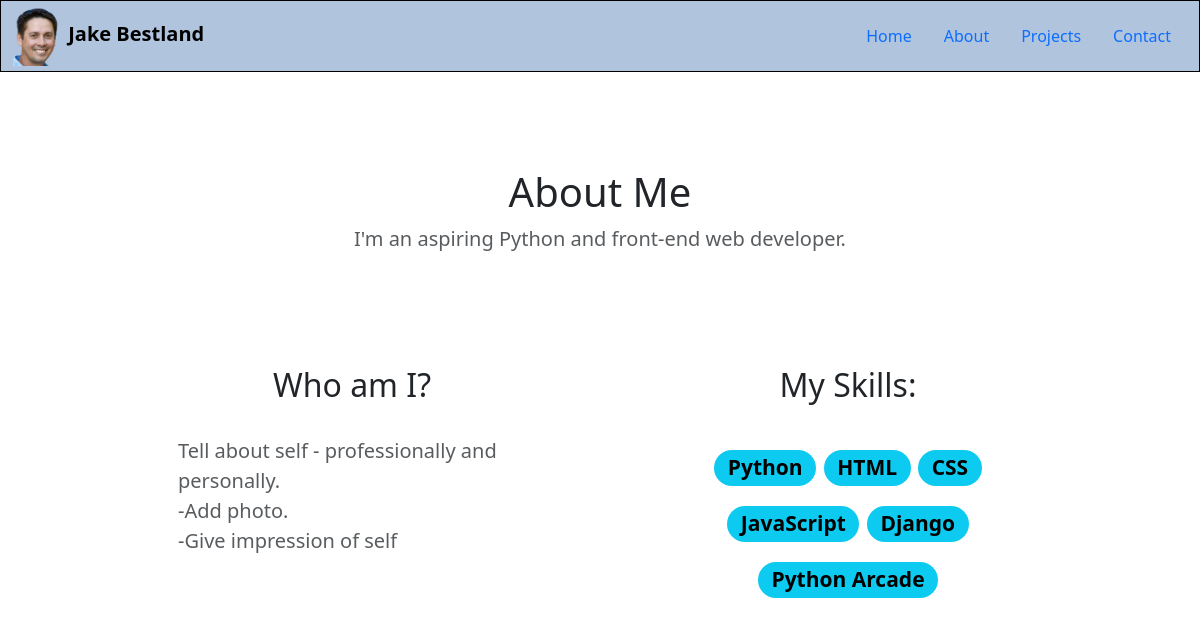
Page /about/ on the earlier database version.
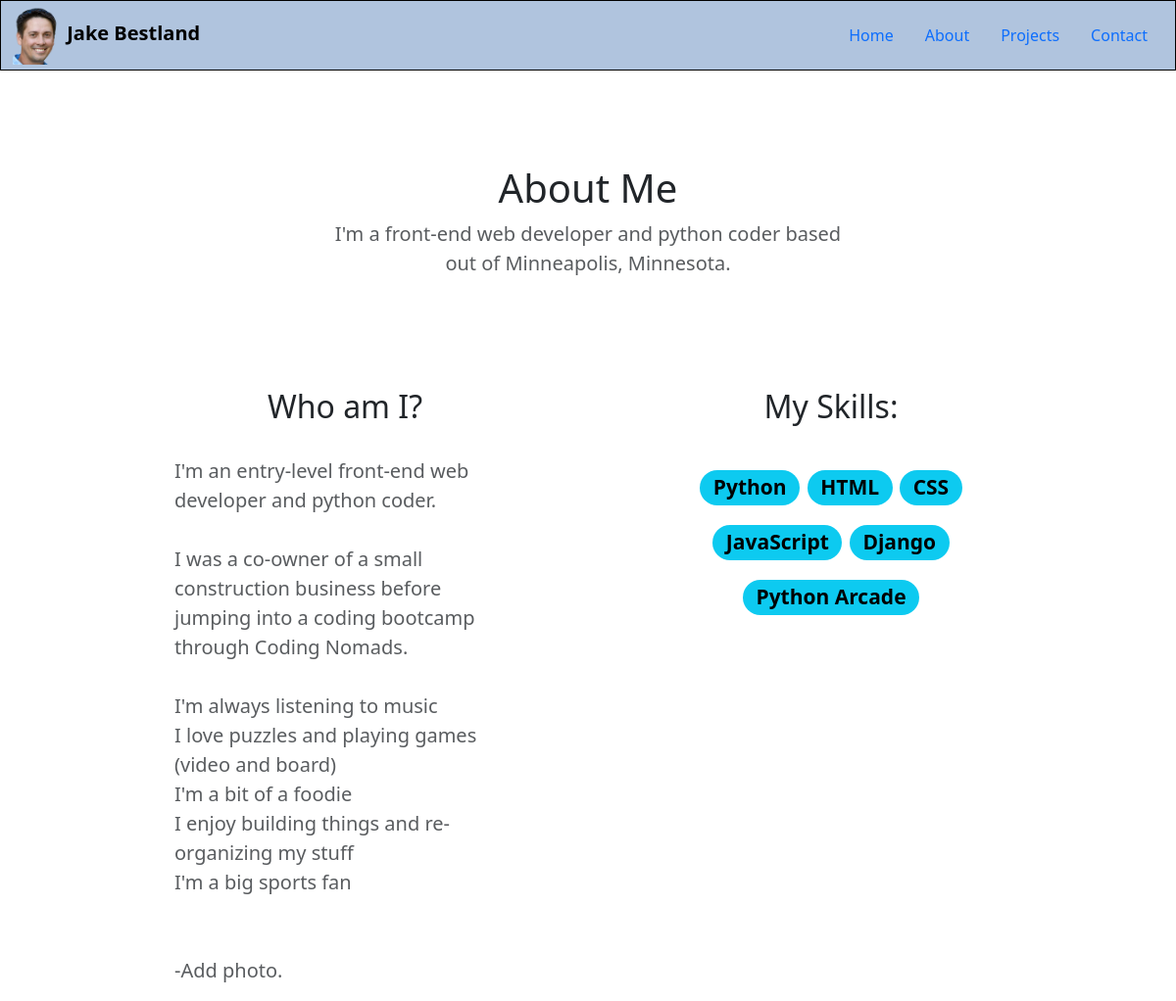
Same page on the later database version.
### projects/models.py (models this page shows, shortened)
class AboutMe(models.Model):
    tag_line_text = models.CharField(max_length=200)
    main_text = models.TextField()

class Skill(models.Model):
    name = models.CharField(max_length=100, unique=True)
    class Meta:
        constraints = [
            UniqueConstraint(
                Lower('name'),
                name='skill_name_case_insensitive_unique',
                violation_error_message= "Skill already exists (case insensitive match)"
            ),
        ]

### projects/views.py (the view)
# urls.py: path('about/', views.about, name='about'),
def about(request):
    skills = Skill.objects.all()
    text = AboutMe.objects.get(id=1)
    context = {
        'skills': skills,
        'text': text
    }
    return render(request, 'projects/about.html', context=context)

### projects/templates/projects/about.html
{% extends "base.html" %}
{% load static %}
{% block content %}
<section class="py-5 text-center container">
    <div class="row py-lg-5">
        <div class="col-lg-6 col-md-8 mx-auto">
            <h1 class="fw-light"><strong>About Me</strong></h1>
            <p class="lead text-body-secondary">{{ text.tag_line_text }}</p>
        </div>
    </div>
</section>
<div class="container text-center">
    <div class="row justify-content-evenly">
        <div class="col-4">
            <h2 class="fw-light"><strong>Who am I?</strong></h2><br>
            <p class="lead text-start text-body-secondary fs-5" style="white-space: pre-wrap">{{ text.main_text }}</p>
        </div>
        <div class="col-4">
            <h2 class="fw-light"><strong>My Skills:</strong></h2><br>
            <p class="fs-3 lh-lg">
                {% for skill in skills %}
                <span class="badge rounded-pill text-bg-info">{{ skill.name }}</span>
                {% endfor %}
            </p>
        </div>
    </div>
</div>
{% endblock %}

### projects/templates/base.html (shortened to what this page needs)
<!DOCTYPE html>
<html lang="en">
<head>
    <link rel="stylesheet" href="https://stackpath.bootstrapcdn.com/bootstrap/4.5.2/css/bootstrap.min.css">
    <link href="https://cdn.jsdelivr.net/npm/bootstrap@5.3.3/dist/css/bootstrap.min.css" rel="stylesheet">
    {% load static %}
    <link href="{% static 'css/homepage.css' %}" rel="stylesheet">
</head>
<body>
  <nav class="navbar" style="background-color: lightsteelblue;">
    <div class="container-fluid">
      <a class="navbar-brand" href="{% url 'projects:homepage' %}">
        <img src="{% static 'img/Headshots.png' %}" alt="Logo" width="50" height="60" class="d-inline-block text-fs-2">
        <strong>Jake Bestland</strong>
      </a>
      <ul class="nav justify-content-end">
        <li class="nav-item">
          <a class="nav-link active" aria-current="page" href="{% url 'projects:homepage' %}">Home</a>
        </li>
        <li class="nav-item">
          <a class="nav-link" href="{% url 'projects:about' %}">About</a>
        </li>
        <li class="nav-item">
          <a class="nav-link" href="{% url 'projects:projects' %}">Projects</a>
        </li>
        <li class="nav-item">
          <a class="nav-link" href="{% url 'projects:contact' %}">Contact</a>
        </li>
      </ul>
    </div>
  </nav>
  <div class="container">
  {% block content %}
  {% endblock %}
  </div>
</body>
</html>

### projects/static/css/homepage.css (style rules this page uses)
.navbar { background-color: #F6F5D7; margin:0%; padding: 0%; border: 1px solid rgb(0, 0, 0); }

Differences in the rows shown:
changed AboutMe: tag_line_text "I'm an aspiring Python and front-end web developer." → "I'm a front-end web developer and python coder based out of Minneapolis, Minnesota."; main_text "Tell about self - professionally and personally. -Add photo. -Give impression of self" → "I'm an entry-level front-end web developer and python coder. I was a co-owner of a small construction business before jumping into a coding bootcamp through Coding Nomads. I'm always listening to music I love puzzles and playing games (video and board) I'm a bit of a foodie I enjoy building things and re-organizing my stuff I'm a big sports fan -Add photo."
